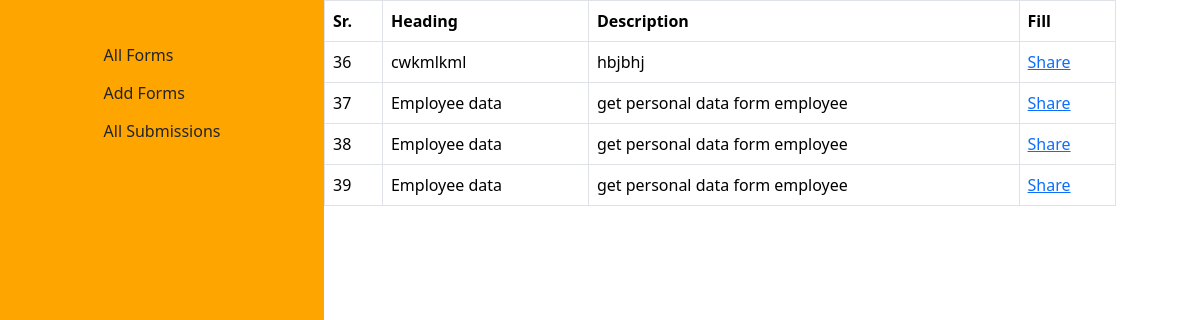
Screenshot of /index.php/welcome/all_forms with the database file from the repository.
### tables this page shows
CREATE TABLE `forms` (
  `form_id` int(5) NOT NULL,
  `title` text NOT NULL,
  `description` text NOT NULL
);

### application/controllers/Welcome.php (called while the page is built, shortened)
<?php
class Welcome extends CI_Controller {
	public function __construct()
    {
		$this->load->model('Welcome_model');
    }
	public function all_forms()
	{
		$data['all_forms'] = $this->Welcome_model->get_all_forms();
		$this->load->view('admin/all_forms', $data);
	}
}

### index.php (called while the page is built, shortened)
<?php
require_once BASEPATH.'core/CodeIgniter.php';

### application/models/welcome_model.php (called while the page is built, shortened)
<?php
class Welcome_model extends CI_Model
{
    function get_all_forms()
    {
        $this->db->select('*');
        $this->db->from('forms');
        $query = $this->db->get();
        return $query->result();
    }
}
?>

### application/views/admin/all_forms.php (the view, shortened to what this page needs)
<!DOCTYPE html>
<html lang="en">
<head>
    <link href="https://cdn.jsdelivr.net/npm/bootstrap@5.3.3/dist/css/bootstrap.min.css" rel="stylesheet">
</head>
<body style="display: flex;">
    <section style="width: 25vw; height: 100vh; background-color: orange; display: flex; width: 27%; justify-content: center;">
        <div style="min-width: 5vw; padding: 3vw;">
            <a href="<?=base_url();?>all/forms" style="text align: center;" class="btn btn-Secondary">All Forms</a><br>
            <a href="<?=base_url();?>open/add/form" style="text align: center;" class="btn btn-Secondary">Add Forms</a><br>
            <a href="<?=base_url();?>all/submissions" style="text align: center;" class="btn btn-Secondary">All Submissions</a><br>
        </div>
    </section>
    <section style="width: 66vw; height: 100vh; background-color: white;">
        <div>
            <table class="table table-bordered">
                <thead>
                    <tr>
                        <th>Sr.</th>
                        <th>Heading</th>
                        <th>Description</th>
                        <th >Fill</th>
                    </tr>
                </thead>
                <tbody>
                    <?php
                    foreach($all_forms as $form){?>
                    <tr>
                        <td><?=$form->form_id; ?></td>
                        <td><?=$form->title;?></td>
                        <td><?=$form->description;?></td>
                        <td><a href="<?=base_url();?>user/form/<?=$form->form_id;?>">Share</a></td>
                    </tr>
                    <?php }?>
                </tbody>
            </table>
        </div>
    </section>
</body>
</html>

### rows the page displays
forms: form_id "36", title "cwkmlkml", description "hbjbhj"
forms: form_id "37", title "Employee data", description "get personal data form employee"
forms: form_id "38", title "Employee data", description "get personal data form employee"
forms: form_id "39", title "Employee data", description "get personal data form employee"
